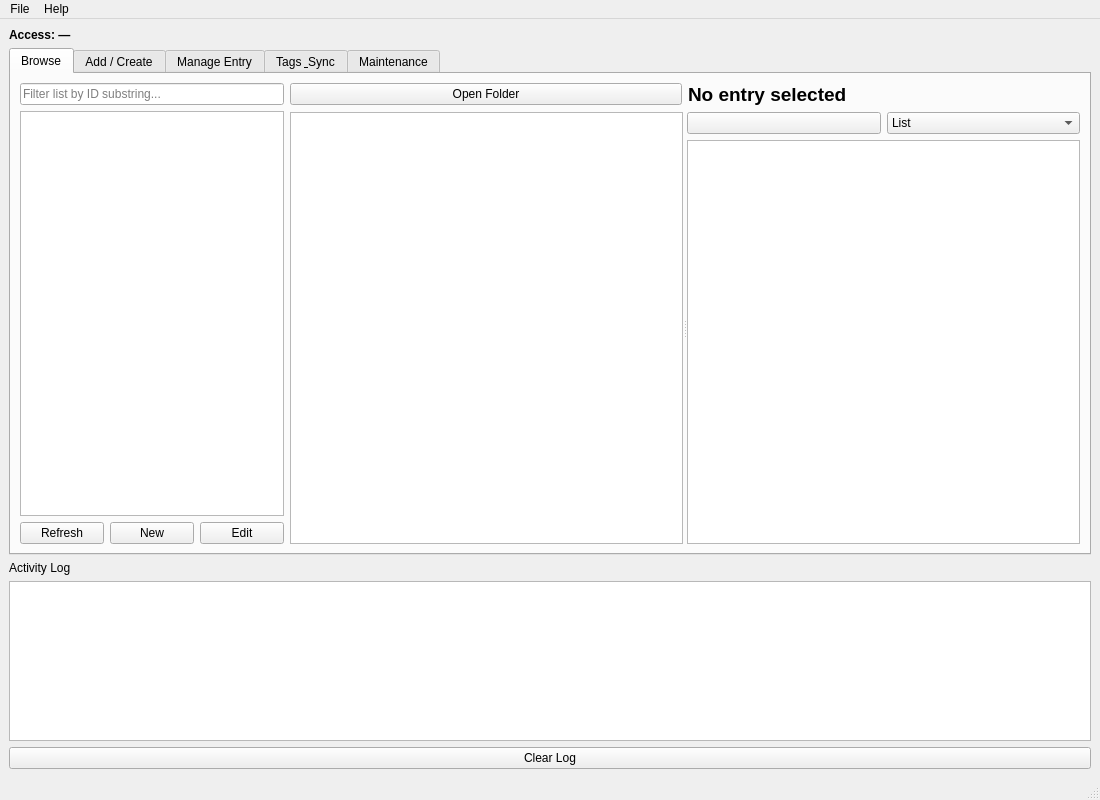
<?xml version="1.0" encoding="UTF-8"?>
<ui version="4.0">
 <class>MainWindow</class>
 <widget class="QMainWindow" name="MainWindow">
  <property name="geometry">
   <rect><x>0</x><y>0</y><width>1100</width><height>800</height></rect>
  </property>
  <property name="windowTitle">
   <string>Fabrication Database</string>
  </property>
  <widget class="QWidget" name="centralwidget">
   <layout class="QVBoxLayout" name="mainVLayout">
    <item>
     <widget class="QLabel" name="accessLabel">
      <property name="font">
       <font><bold>true</bold></font>
      </property>
      <property name="text">
       <string>Access: —</string>
      </property>
     </widget>
    </item>
    <item>
     <widget class="QTabWidget" name="tabWidget">
      <widget class="QWidget" name="tabBrowse">
       <attribute name="title">
        <string>Browse</string>
       </attribute>
       <layout class="QHBoxLayout" name="browseHLayout" stretch="1,3">
        <item>
         <layout class="QVBoxLayout" name="browseLeftVLayout">
          <item>
           <widget class="QLineEdit" name="searchEdit">
            <property name="placeholderText">
             <string>Filter list by ID substring...</string>
            </property>
           </widget>
          </item>
          <item>
           <widget class="QListWidget" name="idListWidget"/>
          </item>
          <item>
           <layout class="QHBoxLayout" name="browseListButtonsHLayout">
            <item>
             <widget class="QPushButton" name="refreshBtn">
              <property name="text">
               <string>Refresh</string>
              </property>
             </widget>
            </item>
            <item>
             <widget class="QPushButton" name="newBtn">
              <property name="text">
               <string>New</string>
              </property>
             </widget>
            </item>
            <item>
             <widget class="QPushButton" name="editBtn">
              <property name="text">
               <string>Edit</string>
              </property>
             </widget>
            </item>
           </layout>
          </item>
         </layout>
        </item>
        <item>
         <layout class="QVBoxLayout" name="browseRightVLayout" stretch="0,1">
          <item>
           <layout class="QHBoxLayout" name="browseButtonsHLayout">
            <item>
             <widget class="QPushButton" name="gotoBtn">
              <property name="maximumWidth">
               <number>140</number>
              </property>
              <property name="text">
               <string>Open Folder</string>
              </property>
             </widget>
            </item>
            <item>
             <widget class="QLabel" name="activeIdLabel">
              <property name="font">
               <font><pointsize>14</pointsize><bold>true</bold></font>
              </property>
              <property name="text">
               <string>No entry selected</string>
              </property>
             </widget>
            </item>
           </layout>
          </item>
          <item>
           <widget class="QSplitter" name="detailSplitter">
            <property name="orientation">
             <enum>Qt::Horizontal</enum>
            </property>
            <widget class="QTextBrowser" name="detailView"/>
            <widget class="QWidget" name="fileTreeContainer">
             <layout class="QVBoxLayout" name="fileTreeVLayout">
              <property name="leftMargin"><number>0</number></property>
              <property name="topMargin"><number>0</number></property>
              <property name="rightMargin"><number>0</number></property>
              <property name="bottomMargin"><number>0</number></property>
              <item>
               <layout class="QHBoxLayout" name="fileViewControlsHLayout">
                <item>
                 <widget class="QPushButton" name="fileUpBtn">
                  <property name="maximumWidth">
                   <number>40</number>
                  </property>
                 </widget>
                </item>
                <item>
                 <widget class="QComboBox" name="fileViewModeCombo">
                  <item>
                   <property name="text">
                    <string>List</string>
                   </property>
                  </item>
                  <item>
                   <property name="text">
                    <string>Small Icons</string>
                   </property>
                  </item>
                  <item>
                   <property name="text">
                    <string>Medium Icons</string>
                   </property>
                  </item>
                  <item>
                   <property name="text">
                    <string>Large Icons</string>
                   </property>
                  </item>
                 </widget>
                </item>
               </layout>
              </item>
              <item>
               <widget class="QStackedWidget" name="fileViewStack">
                <widget class="QWidget" name="fileTreePage">
                 <layout class="QVBoxLayout" name="fileTreePageVLayout">
                  <property name="leftMargin"><number>0</number></property>
                  <property name="topMargin"><number>0</number></property>
                  <property name="rightMargin"><number>0</number></property>
                  <property name="bottomMargin"><number>0</number></property>
                  <item>
                   <widget class="QTreeView" name="fileTreeView">
                    <property name="toolTip">
                     <string>Double-click a file to open it. Double-click a folder to browse into it.</string>
                    </property>
                   </widget>
                  </item>
                 </layout>
                </widget>
                <widget class="QWidget" name="fileIconPage">
                 <layout class="QVBoxLayout" name="fileIconPageVLayout">
                  <property name="leftMargin"><number>0</number></property>
                  <property name="topMargin"><number>0</number></property>
                  <property name="rightMargin"><number>0</number></property>
                  <property name="bottomMargin"><number>0</number></property>
                  <item>
                   <widget class="QListView" name="fileIconView">
                    <property name="toolTip">
                     <string>Double-click a file to open it. Double-click a folder to browse into it.</string>
                    </property>
                   </widget>
                  </item>
                 </layout>
                </widget>
               </widget>
              </item>
             </layout>
            </widget>
           </widget>
          </item>
         </layout>
        </item>
       </layout>
      </widget>
      <widget class="QWidget" name="tabAddCreate">
       <attribute name="title">
        <string>Add / Create</string>
       </attribute>
       <layout class="QVBoxLayout" name="addCreateVLayout">
        <item>
         <widget class="QGroupBox" name="groupAdd">
          <property name="title">
           <string>Add Existing Folder (add)</string>
          </property>
          <layout class="QHBoxLayout" name="groupAddHLayout">
           <item>
            <widget class="QLineEdit" name="addPathEdit">
             <property name="placeholderText">
              <string>Full path to folder, e.g. I:\...\20240715epi1780</string>
             </property>
            </widget>
           </item>
           <item>
            <widget class="QPushButton" name="addBrowseBtn">
             <property name="text">
              <string>Browse...</string>
             </property>
            </widget>
           </item>
           <item>
            <widget class="QPushButton" name="addSubmitBtn">
             <property name="text">
              <string>Add Entry</string>
             </property>
            </widget>
           </item>
          </layout>
         </widget>
        </item>
        <item>
         <widget class="QGroupBox" name="groupCreate">
          <property name="title">
           <string>Create — Rename &amp; Sort a Folder Into Its Process Directory (create)</string>
          </property>
          <layout class="QHBoxLayout" name="groupCreateHLayout">
           <item>
            <widget class="QLineEdit" name="createNameEdit">
             <property name="placeholderText">
              <string>New folder name incl. 16-char ID, e.g. 20240715epi1780_description</string>
             </property>
            </widget>
           </item>
           <item>
            <widget class="QPushButton" name="createSubmitBtn">
             <property name="text">
              <string>Select Folder &amp; Create</string>
             </property>
            </widget>
           </item>
          </layout>
         </widget>
        </item>
        <item>
         <widget class="QGroupBox" name="groupNewSample">
          <property name="title">
           <string>New Sample (new_sample)</string>
          </property>
          <layout class="QVBoxLayout" name="groupNewSampleVLayout">
           <item>
            <layout class="QHBoxLayout" name="groupNewSampleNameHLayout">
             <item>
              <widget class="QLineEdit" name="newSampleEdit">
               <property name="placeholderText">
                <string>Sample name without date prefix, e.g. spl2407</string>
               </property>
              </widget>
             </item>
             <item>
              <widget class="QPushButton" name="newSampleSubmitBtn">
               <property name="text">
                <string>Create Sample</string>
               </property>
              </widget>
             </item>
            </layout>
           </item>
           <item>
            <layout class="QHBoxLayout" name="groupNewSampleCleaveHLayout">
             <item>
              <widget class="QLineEdit" name="newSampleCleavedFromEdit">
               <property name="placeholderText">
                <string>Cleaved From (optional, single sample name)</string>
               </property>
              </widget>
             </item>
             <item>
              <widget class="QLineEdit" name="newSampleParamEdit">
               <property name="placeholderText">
                <string>Pitch/Dose/Diameter (optional)</string>
               </property>
              </widget>
             </item>
            </layout>
           </item>
           <item>
            <layout class="QHBoxLayout" name="groupNewSampleTransferHLayout">
             <item>
              <widget class="QLineEdit" name="newSampleTransferFromEdit">
               <property name="placeholderText">
                <string>Transferred NWs From (optional, single sample name)</string>
               </property>
              </widget>
             </item>
             <item>
              <widget class="QLineEdit" name="newSampleTransferParamEdit">
               <property name="placeholderText">
                <string>Pitch/Dose/Diameter (optional)</string>
               </property>
              </widget>
             </item>
            </layout>
           </item>
          </layout>
         </widget>
        </item>
        <item>
         <spacer name="addCreateSpacer">
          <property name="orientation">
           <enum>Qt::Vertical</enum>
          </property>
          <property name="sizeHint" stdset="0">
           <size><width>20</width><height>40</height></size>
          </property>
         </spacer>
        </item>
       </layout>
      </widget>
      <widget class="QWidget" name="tabManage">
       <attribute name="title">
        <string>Manage Entry</string>
       </attribute>
       <layout class="QVBoxLayout" name="manageVLayout">
        <item>
         <layout class="QHBoxLayout" name="manageIdHLayout">
          <item>
           <widget class="QLineEdit" name="manageIdEdit">
            <property name="placeholderText">
             <string>16-character entry ID, e.g. 20240715epi1780</string>
            </property>
           </widget>
          </item>
          <item>
           <widget class="QPushButton" name="manageLoadBtn">
            <property name="text">
             <string>Load Info</string>
            </property>
           </widget>
          </item>
         </layout>
        </item>
        <item>
         <widget class="QTextBrowser" name="manageInfoView"/>
        </item>
        <item>
         <layout class="QHBoxLayout" name="manageButtonsHLayout">
          <item>
           <widget class="QPushButton" name="commentBtn">
            <property name="text">
             <string>Add Comment (comment)</string>
            </property>
           </widget>
          </item>
          <item>
           <widget class="QPushButton" name="editReadmeBtn">
            <property name="text">
             <string>Edit Readme in Notepad (edit_readme)</string>
            </property>
           </widget>
          </item>
          <item>
           <widget class="QPushButton" name="deleteBtn">
            <property name="text">
             <string>Delete Entry (delete)</string>
            </property>
           </widget>
          </item>
         </layout>
        </item>
        <item>
         <widget class="QGroupBox" name="groupUpdatePath">
          <property name="title">
           <string>Update Stored Path (update)</string>
          </property>
          <layout class="QHBoxLayout" name="groupUpdatePathHLayout">
           <item>
            <widget class="QLineEdit" name="newPathEdit">
             <property name="placeholderText">
              <string>New full path to the entry folder</string>
             </property>
            </widget>
           </item>
           <item>
            <widget class="QPushButton" name="newPathBrowseBtn">
             <property name="text">
              <string>Browse...</string>
             </property>
            </widget>
           </item>
           <item>
            <widget class="QPushButton" name="updatePathSubmitBtn">
             <property name="text">
              <string>Update Path</string>
             </property>
            </widget>
           </item>
          </layout>
         </widget>
        </item>
        <item>
         <widget class="QGroupBox" name="groupTransferLink">
          <property name="title">
           <string>Add NW Transfer Link</string>
          </property>
          <layout class="QHBoxLayout" name="groupTransferLinkHLayout">
           <item>
            <widget class="QLineEdit" name="transferFromEdit">
             <property name="placeholderText">
              <string>Transferred NWs From (sample name)</string>
             </property>
            </widget>
           </item>
           <item>
            <widget class="QLineEdit" name="transferParamEdit">
             <property name="placeholderText">
              <string>Pitch/Dose/Diameter (optional)</string>
             </property>
            </widget>
           </item>
           <item>
            <widget class="QPushButton" name="transferLinkSubmitBtn">
             <property name="text">
              <string>Add Transfer Link</string>
             </property>
            </widget>
           </item>
          </layout>
         </widget>
        </item>
       </layout>
      </widget>
      <widget class="QWidget" name="tabTagsSync">
       <attribute name="title">
        <string>Tags &amp; Sync</string>
       </attribute>
       <layout class="QVBoxLayout" name="tagsSyncVLayout">
        <item>
         <widget class="QGroupBox" name="groupTag">
          <property name="title">
           <string>Tag / Untag a Sample (tag, untag)</string>
          </property>
          <layout class="QHBoxLayout" name="groupTagHLayout">
           <item>
            <widget class="QLineEdit" name="tagIdEdit">
             <property name="placeholderText">
              <string>Process ID, e.g. 20240715epi1780</string>
             </property>
            </widget>
           </item>
           <item>
            <widget class="QLineEdit" name="tagSplEdit">
             <property name="placeholderText">
              <string>Sample name, e.g. spl2407</string>
             </property>
            </widget>
           </item>
           <item>
            <widget class="QPushButton" name="tagBtn">
             <property name="text">
              <string>Tag</string>
             </property>
            </widget>
           </item>
           <item>
            <widget class="QPushButton" name="untagBtn">
             <property name="text">
              <string>Untag</string>
             </property>
            </widget>
           </item>
          </layout>
         </widget>
        </item>
        <item>
         <widget class="QGroupBox" name="groupSync">
          <property name="title">
           <string>Sync Folders (sync, sync_all)</string>
          </property>
          <layout class="QHBoxLayout" name="groupSyncHLayout">
           <item>
            <widget class="QPushButton" name="syncBtn">
             <property name="text">
              <string>Sync This ID (uses ID field above)</string>
             </property>
            </widget>
           </item>
           <item>
            <widget class="QPushButton" name="syncAllBtn">
             <property name="text">
              <string>Sync All</string>
             </property>
            </widget>
           </item>
          </layout>
         </widget>
        </item>
        <item>
         <widget class="QGroupBox" name="groupUntagged">
          <property name="title">
           <string>Untagged Processes (untagged)</string>
          </property>
          <layout class="QVBoxLayout" name="groupUntaggedVLayout">
           <item>
            <widget class="QPushButton" name="untaggedBtn">
             <property name="text">
              <string>Show Untagged Processes</string>
             </property>
            </widget>
           </item>
           <item>
            <widget class="QListWidget" name="untaggedListWidget"/>
           </item>
          </layout>
         </widget>
        </item>
       </layout>
      </widget>
      <widget class="QWidget" name="tabMaintenance">
       <attribute name="title">
        <string>Maintenance</string>
       </attribute>
       <layout class="QVBoxLayout" name="maintenanceVLayout">
        <item>
         <widget class="QLabel" name="maintenanceInfoLabel">
          <property name="text">
           <string>Database-wide maintenance. Results are written to the Activity Log below.</string>
          </property>
          <property name="wordWrap">
           <bool>true</bool>
          </property>
         </widget>
        </item>
        <item>
         <widget class="QPushButton" name="checkAllBtn">
          <property name="text">
           <string>Check All Paths (checkall)</string>
          </property>
         </widget>
        </item>
        <item>
         <widget class="QPushButton" name="updateReadmeAllBtn">
          <property name="text">
           <string>Update All Readmes (update_readme)</string>
          </property>
         </widget>
        </item>
        <item>
         <spacer name="maintenanceSpacer">
          <property name="orientation">
           <enum>Qt::Vertical</enum>
          </property>
          <property name="sizeHint" stdset="0">
           <size><width>20</width><height>40</height></size>
          </property>
         </spacer>
        </item>
       </layout>
      </widget>
     </widget>
    </item>
    <item>
     <widget class="QLabel" name="logLabel">
      <property name="text">
       <string>Activity Log</string>
      </property>
     </widget>
    </item>
    <item>
     <widget class="QTextEdit" name="logView">
      <property name="readOnly">
       <bool>true</bool>
      </property>
      <property name="maximumSize">
       <size><width>16777215</width><height>160</height></size>
      </property>
     </widget>
    </item>
    <item>
     <widget class="QPushButton" name="clearLogBtn">
      <property name="text">
       <string>Clear Log</string>
      </property>
     </widget>
    </item>
   </layout>
  </widget>
  <widget class="QMenuBar" name="menubar">
   <property name="geometry">
    <rect><x>0</x><y>0</y><width>1100</width><height>21</height></rect>
   </property>
   <widget class="QMenu" name="menuFile">
    <property name="title">
     <string>File</string>
    </property>
    <addaction name="actionRefresh"/>
    <addaction name="separator"/>
    <addaction name="actionExit"/>
   </widget>
   <widget class="QMenu" name="menuHelp">
    <property name="title">
     <string>Help</string>
    </property>
    <addaction name="actionAbout"/>
   </widget>
   <addaction name="menuFile"/>
   <addaction name="menuHelp"/>
  </widget>
  <widget class="QStatusBar" name="statusbar"/>
  <action name="actionRefresh">
   <property name="text">
    <string>Refresh</string>
   </property>
  </action>
  <action name="actionExit">
   <property name="text">
    <string>Exit</string>
   </property>
  </action>
  <action name="actionAbout">
   <property name="text">
    <string>About</string>
   </property>
  </action>
 </widget>
 <resources/>
 <connections/>
</ui>
